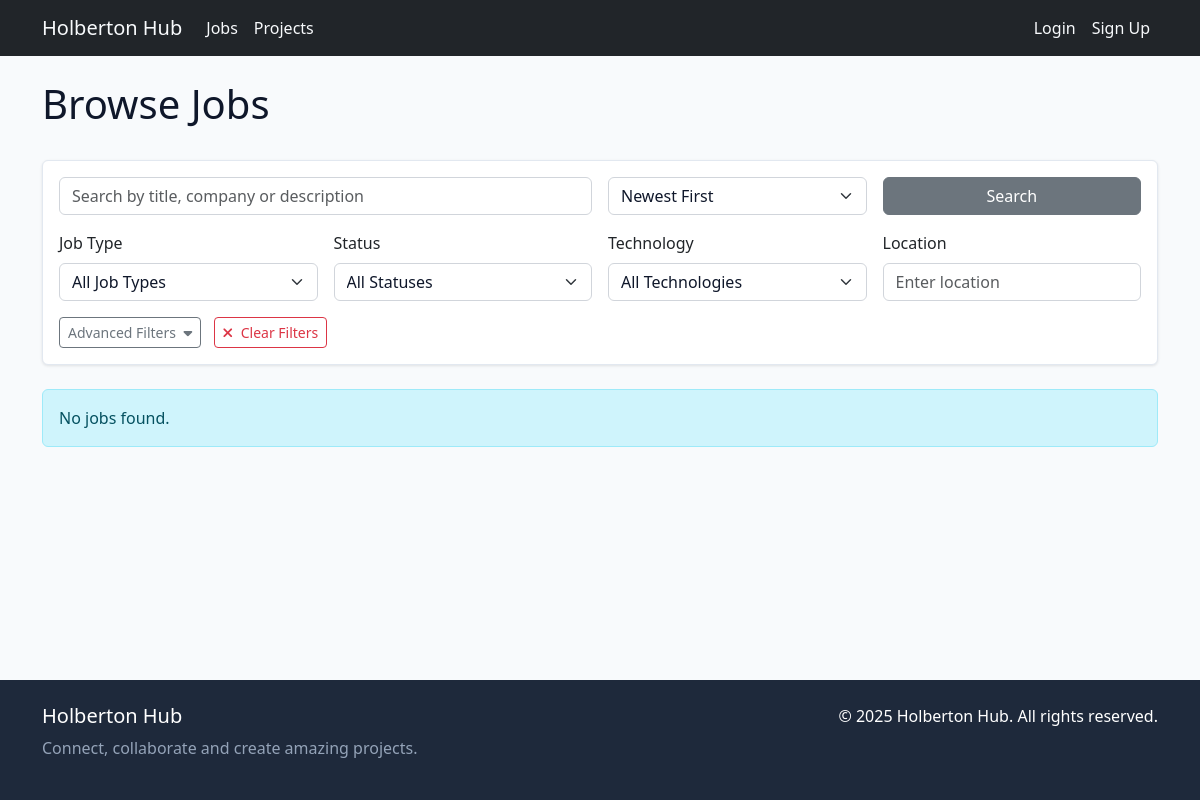
The app's page /jobs/, older data.
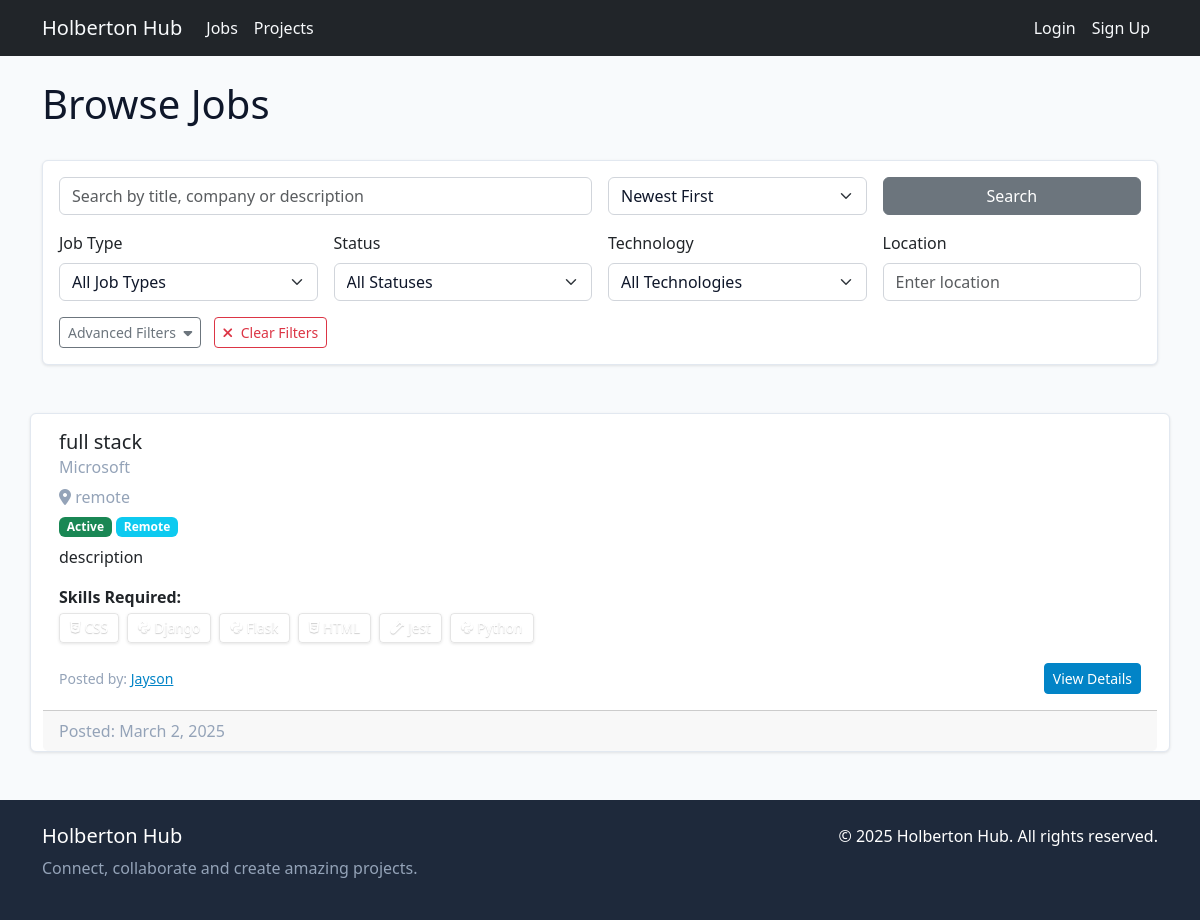
The same page, newer data.
### jobs/models.py (models this page shows, shortened)
class Job(models.Model):
    JOB_TYPE_CHOICES = (
        ('full_time', 'Full-Time'),
        ('part_time', 'Part-Time'),
        ('contract', 'Contract'),
        ('internship', 'Internship'),
        ('remote', 'Remote'),
        ('freelance', 'Freelance'),
    )
    title = models.CharField(max_length=100)
    company = models.CharField(max_length=100, blank=True, null=True)  # Made nullable for safer migrations
    location = models.CharField(max_length=100, blank=True, null=True)  # Made nullable for safer migrations
    job_type = models.CharField(max_length=20, choices=JOB_TYPE_CHOICES, default='full_time')
    description = models.TextField()
    requirements = models.TextField(blank=True, null=True)
    employer = models.ForeignKey(
        settings.AUTH_USER_MODEL,
        on_delete=models.CASCADE,
        null=True,  # Temporarily allow null
        blank=True  # Temporarily allow blank
    )
    created_at = models.DateTimeField(auto_now_add=True)
    updated_at = models.DateTimeField(auto_now=True)
    is_active = models.BooleanField(default=True)
    application_url = models.URLField(blank=True, null=True)
    salary_min = models.PositiveIntegerField(blank=True, null=True)
    salary_max = models.PositiveIntegerField(blank=True, null=True)
    skills = models.ManyToManyField(Skill, blank=True, related_name='jobs')
    class Meta:
        ordering = ['-created_at']

### skills/models.py (models this page shows, shortened)
class Skill(models.Model):
    name = models.CharField(max_length=100, unique=True)
    slug = models.SlugField(max_length=100, unique=True)
    description = models.TextField(blank=True, null=True)
    code = models.CharField(max_length=50, blank=False, null=False, unique=True, default='CODE')
    class Meta:
        ordering = ['name']

### users/models.py (models this page shows, shortened)
class CustomUser(AbstractUser):
    bio = models.TextField(max_length=500, blank=True)
    profile_pic = CloudinaryField('profile_pic', blank=True, null=True,
                                  folder='profile_pics',
                                  transformation=[
                                      {'width': 300, 'height': 300, 'crop': 'fill'}
                                  ])
    skills = models.ManyToManyField(Skill, blank=True, related_name='users')
    skills_known = models.TextField(blank=True, default='[]',
                              help_text="JSON list of skills the user knows and can teach")
    skills_to_learn = models.TextField(blank=True, default='[]',
                                 help_text="JSON list of skills the user wants to learn")
    github_url = models.URLField(blank=True, verbose_name="GitHub URL")
    linkedin_url = models.URLField(blank=True, verbose_name="LinkedIn URL")
    website = models.URLField(blank=True, verbose_name="Personal Website")
    stackoverflow_url = models.URLField(blank=True, verbose_name="Stack Overflow URL")
    devto_url = models.URLField(blank=True, verbose_name="Dev.to URL")
    medium_url = models.URLField(blank=True, verbose_name="Medium URL")
    twitter_url = models.URLField(blank=True, verbose_name="Twitter/X URL")
    discord_username = models.CharField(max_length=100, blank=True, verbose_name="Discord Username")
    instagram_url = models.URLField(blank=True, verbose_name="Instagram URL")
    facebook_url = models.URLField(blank=True, verbose_name="Facebook URL")
    youtube_url = models.URLField(blank=True, verbose_name="YouTube URL")
    twitch_url = models.URLField(blank=True, verbose_name="Twitch URL")
    mastodon_url = models.URLField(blank=True, verbose_name="Mastodon URL")

### jobs/views.py (the view, shortened to what this page needs)
# urls.py: path('', views.JobListView.as_view(), name='job_list'),
class JobListView(ListView):
    model = Job
    template_name = 'jobs/job_list.html'
    context_object_name = 'jobs'
    paginate_by = 10
    def get_queryset(self):
        queryset = super().get_queryset()
        query = self.request.GET.get('q')
        if query:
            queryset = queryset.filter(
                Q(title__icontains=query) |
                Q(description__icontains=query) |
                Q(company__icontains=query)
            )
        job_type = self.request.GET.get('job_type')
        if job_type:
            queryset = queryset.filter(job_type=job_type)
        status = self.request.GET.get('status')
        if status == 'active':
            queryset = queryset.filter(is_active=True)
        elif status == 'inactive':
            queryset = queryset.filter(is_active=False)
        skill = self.request.GET.get('skill')
        if skill:
            queryset = queryset.filter(skills__code=skill)
        location = self.request.GET.get('location')
        if location:
            queryset = queryset.filter(location__icontains=location)
        company = self.request.GET.get('company')
        if company:
            queryset = queryset.filter(company__icontains=company)
        employer = self.request.GET.get('employer')
        if employer:
            queryset = queryset.filter(employer__username__icontains=employer)
        salary_min = self.request.GET.get('salary_min')
        if salary_min:
            try:
                queryset = queryset.filter(salary_min__gte=int(salary_min))
            except ValueError:
                pass
        salary_max = self.request.GET.get('salary_max')
        if salary_max:
            try:
                queryset = queryset.filter(salary_max__lte=int(salary_max))
            except ValueError:
                pass
        date_from = self.request.GET.get('date_from')
        if date_from:
            try:
                date_from = datetime.strptime(date_from, '%Y-%m-%d')
                queryset = queryset.filter(created_at__gte=date_from)
            except ValueError:
                pass
        date_to = self.request.GET.get('date_to')
        sort = self.request.GET.get('sort', '-created_at')
        if sort:
            queryset = queryset.order_by(sort)
        return queryset
    def get_context_data(self, **kwargs):
        context = super().get_context_data(**kwargs)
        context['skill_choices'] = SKILL_CHOICES
        context['skills_by_category'] = get_skills_by_category()
        return context

### templates/jobs/job_list.html (shortened to what this page needs)
{% extends "base.html" %}
{% load skill_tags %}
{% block extra_css %}
<link rel="stylesheet" href="/static/css/skill-badges.css">
{% endblock %}
{% block content %}
<div class="d-flex justify-content-between align-items-center mb-4">
    <h1>Browse Jobs</h1>
</div>
<div class="card mb-4">
    <div class="card-body">
        <form method="get" class="row g-3">
            <div class="col-md-6">
                <input type="text" name="q" class="form-control" placeholder="Search by title, company or description"
                    value="{{ request.GET.q|default:'' }}">
            </div>
            <div class="col-md-3">
                <select name="sort" class="form-select">
                    <option value="-created_at" {% if request.GET.sort == '-created_at' or not request.GET.sort %}selected{% endif %}>Newest First</option>
                </select>
            </div>
            <div class="col-md-3">
                <button type="submit" class="btn btn-secondary w-100">Search</button>
            </div>
            <div class="col-md-3">
                <label class="form-label">Job Type</label>
                <select name="job_type" class="form-select">
                    <option value="">All Job Types</option>
                </select>
            </div>
            <div class="col-md-3">
                <label class="form-label">Status</label>
                <select name="status" class="form-select">
                    <option value="">All Statuses</option>
                </select>
            </div>
            <div class="col-md-3">
                <label class="form-label">Technology</label>
                <select name="skill" class="form-select">
                    <option value="">All Technologies</option>
                </select>
            </div>
            <div class="col-md-3">
                <label class="form-label">Location</label>
                <input type="text" name="location" class="form-control" placeholder="Enter location"
                       value="{{ request.GET.location|default:'' }}">
            </div>
            <div class="col-12 mt-3">
                <button type="button" class="btn btn-sm btn-outline-secondary" data-bs-toggle="collapse" data-bs-target="#advancedFilters">
                    Advanced Filters <i class="fas fa-caret-down ms-1"></i>
                </button>
                <a href="{% url 'job_list' %}" class="btn btn-sm btn-outline-danger ms-2">
                    <i class="fas fa-times me-1"></i> Clear Filters
                </a>
            </div>
        </form>
    </div>
</div>
{% if jobs %}
    <div class="row">
        {% for job in jobs %}
                <div class="card h-100">
                    <div class="card-body">
                        <h5 class="card-title">{{ job.title }}</h5>
                        <h6 class="card-subtitle mb-2 text-muted">{{ job.company }}</h6>
                        <p class="mb-1 text-muted"><i class="fas fa-map-marker-alt"></i> {{ job.location }}</p>
                        <div class="mb-2">
                            <span class="badge {% if job.is_active %}bg-success{% else %}bg-secondary{% endif %}">
                                {% if job.is_active %}Active{% else %}Inactive{% endif %}
                            </span>
                            {% if job.job_type %}
                                <span class="badge bg-info">{{ job.get_job_type_display }}</span>
                            {% endif %}
                        </div>
                        <p class="card-text">{{ job.description|truncatechars:150 }}</p>
                        {% if job.skills.all %}
                        <div class="mb-3">
                            <strong class="d-block mb-1">Skills Required:</strong>
                            <div class="d-flex flex-wrap gap-1">
                                {% for skill in job.skills.all %}
                                    <span class="skill-badge badge" data-skill-code="{{ skill.code }}">
                                        <i class="{{ skill.code|get_skill_icon }} me-1"></i>
                                        {{ skill.name }}
                                    </span>
                                {% endfor %}
                            </div>
                        </div>
                        {% endif %}
                        <div class="d-flex justify-content-between align-items-center mt-3">
                            <small class="text-muted">
                                Posted by:
                                {% if job.employer %}
                                    <a href="{% url 'profile' job.employer.username %}">{{ job.employer.username }}</a>
                                {% else %}
                                    Unknown
                                {% endif %}
                            </small>
                            <a href="{% url 'job_detail' job.id %}" class="btn btn-sm btn-primary">View Details</a>
                        </div>
                    </div>
                    <div class="card-footer text-muted">
                        Posted: {{ job.created_at|date:"F j, Y" }}
                    </div>
                </div>
            </div>
        {% endfor %}
{% else %}
    <div class="alert alert-info">
        <p class="mb-0">No jobs found. {% if user.is_authenticated %}<a href="{% url 'job_create' %}">Create a new job posting</a>{% endif %}</p>
    </div>
{% endif %}
{% endblock %}

### templates/base.html (shortened to what this page needs)
<!DOCTYPE html>
<html lang="en">
<head>
    <link href="https://cdn.jsdelivr.net/npm/bootstrap@5.3.2/dist/css/bootstrap.min.css" rel="stylesheet">
    <link rel="stylesheet" href="https://cdnjs.cloudflare.com/ajax/libs/font-awesome/6.4.2/css/all.min.css">
    <link rel="stylesheet" href="/static/css/custom.css">
    <link id="theme-stylesheet" rel="stylesheet" href="/static/themes/light-theme.css">
    <link rel="stylesheet" href="/static/themes/theme-compatibility.css">
    {% block extra_css %}{% endblock %}
</head>
<body>
    <nav class="navbar navbar-expand-lg navbar-dark bg-dark">
        <div class="container">
            <a class="navbar-brand" href="{% url 'home' %}">Holberton Hub</a>
            <div class="collapse navbar-collapse" id="navbarSupportedContent">
                <ul class="navbar-nav me-auto mb-2 mb-lg-0">
                    <li class="nav-item">
                        <a class="nav-link" href="{% url 'job_list' %}">Jobs</a>
                    </li>
                    <li class="nav-item">
                        <a class="nav-link" href="{% url 'project_list' %}">Projects</a>
                    </li>
                </ul>
                <ul class="navbar-nav ms-auto">
                    {% if user.is_authenticated %}
                    <li class="nav-item dropdown">
                        <a class="nav-link dropdown-toggle" href="#" id="navbarDropdown" role="button" data-bs-toggle="dropdown" aria-expanded="false">
                            {{ user.username }}
                        </a>
                        <ul class="dropdown-menu dropdown-menu-end" aria-labelledby="navbarDropdown">
                            <li><a class="dropdown-item" href="{% url 'profile' %}">Profile</a></li>
                            <li><a class="dropdown-item" href="{% url 'theme_selection' %}">Change Theme</a></li>
                            <li><hr class="dropdown-divider"></li>
                            <li><a class="dropdown-item" href="{% url 'logout' %}">Logout</a></li>
                        </ul>
                    </li>
                    {% else %}
                    <li class="nav-item">
                        <a class="nav-link" href="{% url 'login' %}">Login</a>
                    </li>
                    <li class="nav-item">
                        <a class="nav-link" href="{% url 'signup' %}">Sign Up</a>
                    </li>
                    {% endif %}
                </ul>
            </div>
        </div>
    </nav>
    <main class="container mt-4">
        {% block content %}{% endblock %}
    </main>
    <footer class="bg-dark text-white py-4 mt-5">
        <div class="container">
            <div class="row">
                <div class="col-md-6">
                    <h5>Holberton Hub</h5>
                    <p class="text-muted">Connect, collaborate and create amazing projects.</p>
                </div>
                <div class="col-md-6 text-md-end">
                    <p>&copy; {% now "Y" %} Holberton Hub. All rights reserved.</p>
                </div>
            </div>
        </div>
    </footer>
</body>
</html>

Row changes from the older to the newer data that the page shows:
added Job: title "full stack", company "Microsoft", location "remote", is_active "Active", job_type "Remote", description "description", employer.username "Jayson", created_at "March 2, 2025"
added Skill: name "CSS"
added Skill: name "Django"
added Skill: name "Flask"
added Skill: name "HTML"
added Skill: name "Jest"
added Skill: name "Python"
Text that changed along with them:
text no longer shown: "No jobs found."
